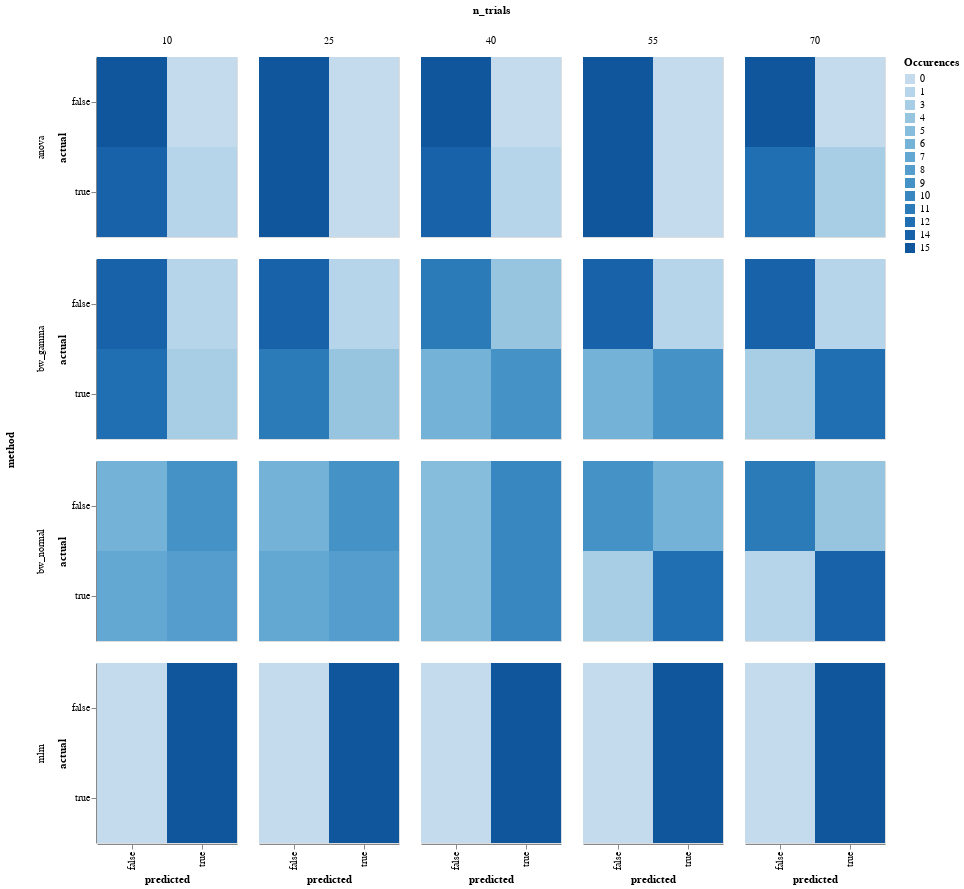

Here is the notebook cell this chart was saved with:
### Markdown cell above
### Confusion matrix

### Code cell
# NBVAL_SKIP
model_comparison.plot_confusion(
    model_comparison.make_confusion_matrix(res[res['y'] == 'Power'], ('method', 'y', 'randomness', 'n_trials')
                                           )).properties(width=140).facet(row='method', column='n_trials')

### Figure 1 — Vega-Lite specification as saved in the notebook (floating-point values rounded to 4 significant figures; data arrays with more than 128 entries replaced by an {"elided": "..."} marker saying what was removed)
{"config": {"view": {"continuousWidth": 400, "continuousHeight": 300}}, "data": {"name": "data-d6957179d441ab8f3e1a1bb3dc1eadc1"}, "facet": {"column": {"type": "quantitative", "field": "n_trials"}, "row": {"type": "nominal", "field": "method"}}, "spec": {"mark": "rect", "encoding": {"color": {"type": "ordinal", "field": "Occurences"}, "x": {"type": "nominal", "field": "predicted"}, "y": {"type": "nominal", "field": "actual"}}, "height": 180, "width": 140}, "$schema": "https://vega.github.io/schema/vega-lite/v4.8.1.json", "datasets": {"data-d6957179d441ab8f3e1a1bb3dc1eadc1": {"elided": "240 records"}}}
